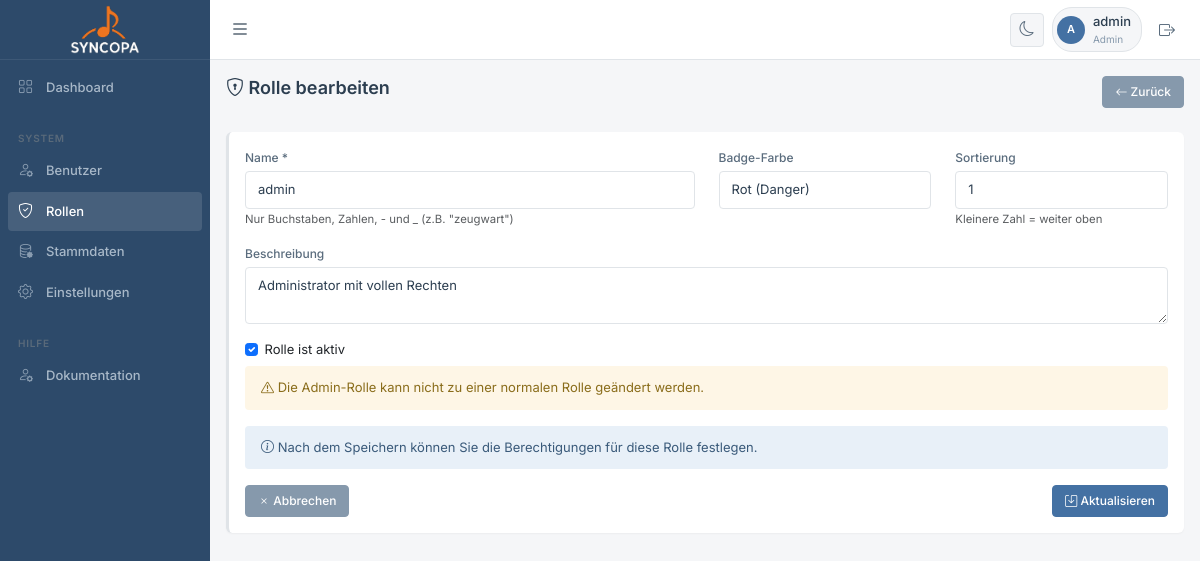
The app's page /rolle_bearbeiten.php?id=1 (signed in) with its own data.
### tables this page shows
CREATE TABLE IF NOT EXISTS `rollen` (
  `id` int(11) NOT NULL AUTO_INCREMENT,
  `name` varchar(100) NOT NULL,
  `beschreibung` text DEFAULT NULL,
  `ist_admin` tinyint(1) DEFAULT 0,
  `farbe` varchar(20) DEFAULT 'secondary',
  `sortierung` int(11) DEFAULT 100,
  `aktiv` tinyint(1) DEFAULT 1,
  `erstellt_am` timestamp NULL DEFAULT current_timestamp(),
  PRIMARY KEY (`id`)
);

### classes/Database.php (called while the page is built, shortened)
<?php
class Database {
    private static $instance = null;
    private $conn;
    private function __construct() {
        try {
            $dsn = "mysql:host=" . DB_HOST . ";dbname=" . DB_NAME . ";charset=" . DB_CHARSET;
            $options = [
                PDO::ATTR_ERRMODE => PDO::ERRMODE_EXCEPTION,
                PDO::ATTR_DEFAULT_FETCH_MODE => PDO::FETCH_ASSOC,
                PDO::ATTR_EMULATE_PREPARES => false,
            ];
            $this->conn = new PDO($dsn, DB_USER, DB_PASS, $options);
        } catch (PDOException $e) {
            die("Datenbankverbindung fehlgeschlagen: " . $e->getMessage());
        }
    }
    public static function getInstance() {
        if (self::$instance === null) {
            self::$instance = new self();
        }
        return self::$instance;
    }
    public function query($sql, $params = []) {
        try {
            $stmt = $this->conn->prepare($sql);
            $stmt->execute($params);
            return $stmt;
        } catch (PDOException $e) {
            error_log("Datenbankfehler: " . $e->getMessage());
            throw $e;
        }
    }
    public function fetchOne($sql, $params = []) {
        return $this->query($sql, $params)->fetch();
    }
    public function execute($sql, $params = []) {
        return $this->query($sql, $params);
    }
}

### classes/Session.php (called while the page is built, shortened)
<?php
class Session {
    public static function get($key, $default = null) {
        return $_SESSION[$key] ?? $default;
    }
    public static function getFormationId(): ?int {
        $id = self::get('active_formation_id', null);
        return ($id !== null) ? (int)$id : null;
    }
}

### rolle_bearbeiten.php (the view, shortened to what this page needs)
<?php
$db = Database::getInstance();
$id = $_GET['id'] ?? null;
$isEdit = !empty($id);
if ($isEdit) {
    $rolle = $db->fetchOne("SELECT * FROM rollen WHERE id = ?", [$id]);
} else {
    $rolle = [];
}
include 'includes/header.php';
?>
<div class="d-flex justify-content-between align-items-center mb-4">
    <h1 class="h2"><i class="bi bi-shield-lock"></i> <?php echo $isEdit ? 'Rolle bearbeiten' : 'Neue Rolle'; ?></h1>
    <a href="rollen.php" class="btn btn-secondary"><i class="bi bi-arrow-left"></i> Zurück</a>
</div>
<div class="card">
    <div class="card-body">
        <form method="POST" class="needs-validation" novalidate>
            <div class="row">
                <div class="col-md-6 mb-3">
                    <label for="name" class="form-label">Name *</label>
                    <input type="text" class="form-control" id="name" name="name"
                           value="<?php echo htmlspecialchars($rolle['name'] ?? ''); ?>"
                           pattern="[a-zA-Z0-9_-]+" required>
                    <small class="text-muted">Nur Buchstaben, Zahlen, - und _ (z.B. "zeugwart")</small>
                </div>
                <div class="col-md-3 mb-3">
                    <label for="farbe" class="form-label">Badge-Farbe</label>
                    <select class="form-select" id="farbe" name="farbe">
                        <option value="danger" <?php echo ($rolle['farbe'] ?? '') === 'danger' ? 'selected' : ''; ?>>Rot (Danger)</option>
                    </select>
                </div>
                <div class="col-md-3 mb-3">
                    <label for="sortierung" class="form-label">Sortierung</label>
                    <input type="number" class="form-control" id="sortierung" name="sortierung"
                           value="<?php echo htmlspecialchars($rolle['sortierung'] ?? '100'); ?>">
                    <small class="text-muted">Kleinere Zahl = weiter oben</small>
                </div>
            </div>
            <div class="mb-3">
                <label for="beschreibung" class="form-label">Beschreibung</label>
                <textarea class="form-control" id="beschreibung" name="beschreibung" rows="2"><?php echo htmlspecialchars($rolle['beschreibung'] ?? ''); ?></textarea>
            </div>
            <div class="mb-3">
                <div class="form-check">
                    <input class="form-check-input" type="checkbox" id="aktiv" name="aktiv"
                           <?php echo ($rolle['aktiv'] ?? 1) ? 'checked' : ''; ?>>
                    <label class="form-check-label" for="aktiv">
                        Rolle ist aktiv
                    </label>
                </div>
                <?php if (!$isEdit || !$rolle['ist_admin']): ?>
                <div class="form-check">
                    <input class="form-check-input" type="checkbox" id="ist_admin" name="ist_admin"
                           <?php echo ($rolle['ist_admin'] ?? 0) ? 'checked' : ''; ?>>
                    <label class="form-check-label" for="ist_admin">
                        <strong class="text-danger">Administrator-Rolle</strong> (volle Rechte)
                    </label>
                </div>
                <?php else: ?>
                <div class="alert alert-warning">
                    <i class="bi bi-exclamation-triangle"></i>
                    Die Admin-Rolle kann nicht zu einer normalen Rolle geändert werden.
                </div>
                <?php endif; ?>
            </div>
            <?php if ($isEdit): ?>
            <div class="alert alert-info">
                <i class="bi bi-info-circle"></i>
                Nach dem Speichern können Sie die <a href="berechtigungen_bearbeiten.php?rolle_id=<?php echo $id; ?>">Berechtigungen</a> für diese Rolle festlegen.
            </div>
            <?php endif; ?>
            <div class="d-flex justify-content-between">
                <a href="rollen.php" class="btn btn-secondary"><i class="bi bi-x"></i> Abbrechen</a>
                <button type="submit" class="btn btn-primary">
                    <i class="bi bi-save"></i> <?php echo $isEdit ? 'Aktualisieren' : 'Erstellen'; ?>
                </button>
            </div>
        </form>
    </div>
</div>
<?php include 'includes/footer.php'; ?>

### includes/header.php (style rules this page uses)
:root { --c-primary: #4471A3; --c-primary-light: #5496cb; --c-success: #5b8a72; --c-warning: #D19A3E; --c-danger: #F44336; --c-info: #77bad7; --sidebar-w: 210px; --topbar-h: 60px; --radius: 4px; --radius-lg: 6px; --shadow-sm: 0 1px 2px rgba(0,0,0,0.04); --transition: 0.2s ease; }
[data-theme="light"] { --bg-body: #f5f6f8; --bg-card: #ffffff; --bg-sidebar: #2d4a6a; --bg-input: #ffffff; --border: #e0e4e8; --border-light: #eef0f2; --text-primary: #2c3e50; --text-secondary: #5a6c7d; --text-muted: #8699ac; --sidebar-text: #a8b8c8; --sidebar-hover: rgba(255,255,255,0.06); --sidebar-active: rgba(255,255,255,0.12); }
* { font-family: 'Inter', system-ui, sans-serif; -webkit-tap-highlight-color: transparent; box-sizing: border-box; }
body { background: var(--bg-body); color: var(--text-primary); font-size: 13px; line-height: 1.5; overflow-x: hidden; margin: 0; }
a { text-decoration: none !important; color: inherit; }
.card { background: var(--bg-card); border: none; border-radius: var(--radius-lg); box-shadow: var(--shadow-sm); margin-bottom: 16px; border-left: 3px solid var(--border); }
.card-body { padding: 16px; }
.btn { font-size: 12px; font-weight: 500; padding: 6px 12px; border-radius: var(--radius); transition: all var(--transition); }
.btn-primary { background: var(--c-primary); border-color: var(--c-primary); }
.btn-secondary { background: var(--text-muted); border-color: var(--text-muted); }
.form-control, .form-select { font-size: 13px; padding: 8px 12px; border-radius: var(--radius); border: 1px solid var(--border); background: var(--bg-input); color: var(--text-primary); }
.form-label { font-size: 12px; font-weight: 500; margin-bottom: 4px; color: var(--text-secondary); }
.alert { font-size: 13px; padding: 12px 16px; border-radius: var(--radius); border: none; margin-bottom: 16px; }
.alert-warning { background: #fef6e6; color: #8a6d1b; }
.alert-info { background: #e8f0f8; color: #3a5a7a; }
h1.h2, .h1, .h2 { font-size: 18px; font-weight: 600; color: var(--text-primary); }

### records on screen
rollen: name "admin", farbe "Rot (Danger)", sortierung "1", beschreibung "Administrator mit vollen Rechten", aktiv "☑"

### other values on screen
substr(Session::getUsername(), 0, 1) "A"
Session::getUsername() "admin"
Session::getRole() "Admin"
